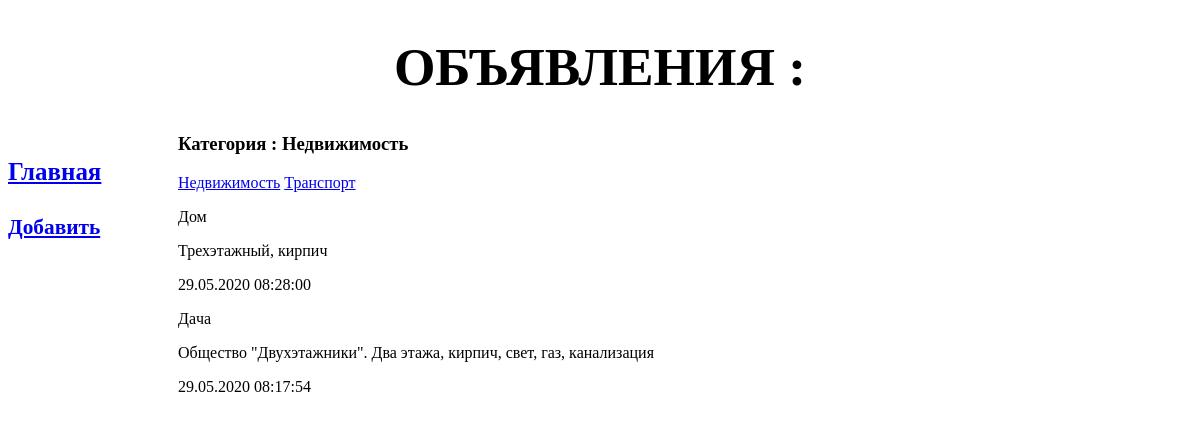
Page /bboard/1/ on the earlier database version.
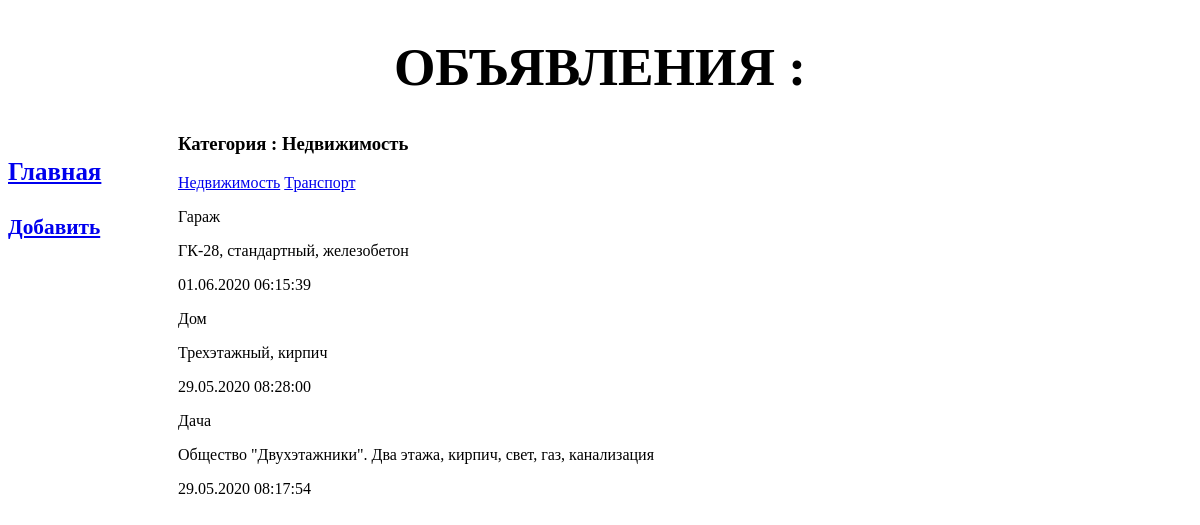
Same page on the later database version.
### bboard/models.py (models this page shows, shortened)
class Category(models.Model):
    name = models.CharField(max_length=20, db_index=True, verbose_name='Категория')
    class Meta:
        verbose_name = "Категория"
        verbose_name_plural = "Категории"
        ordering = ['name']

class Bb(models.Model):
    category = models.ForeignKey('Category', on_delete=models.PROTECT, null=True, verbose_name='Категория')
    title = models.CharField(max_length=50, verbose_name='Заголовок')
    content = models.TextField(null=True, blank=True, verbose_name='Текст объявления')
    price = models.FloatField(null=True, blank=True, verbose_name='Цена')
    published = models.DateTimeField(auto_now_add=True, db_index=True)
    class Meta:
        verbose_name = "Объявление"
        verbose_name_plural = "Объявления"
        ordering = ['-published']

### bboard/views.py (the view)
# urls.py: path('<int:category_id>/', by_category, name='by_category'),
def by_category(request, category_id):
    template = loader.get_template('bboard/by_category.html')
    bbs = Bb.objects.filter(category=category_id).order_by('-published')
    categories = Category.objects.all()
    current_category = Category.objects.get(pk=category_id)
    context = {'bbs': bbs, 'categories': categories, 'current_category': current_category}
    return HttpResponse(template.render(context, request))

### templates/bboard/by_category.html (shortened to what this page needs)
{% extends 'base.html' %}
{% block content %}
  <h3>Категория : {{ current_category.name }}</h3>
  {% for category in categories %}
    <a href="{% url 'by_category' category.pk %}">{{ category.name }}</a>
  {% endfor %}
  {% for bb in bbs %}
    <div>
        <p>{{ bb.title }}</p>
        <p>{{ bb.content }}</p>
        <p>{{ bb.published|date:"d.m.Y H:i:s" }}</p>
    </div>
  {% endfor %}
{% endblock content %}

Differences in the rows shown:
added Bb: title "Гараж", content "ГК-28, стандартный, железобетон", published "01.06.2020 06:15:39"
